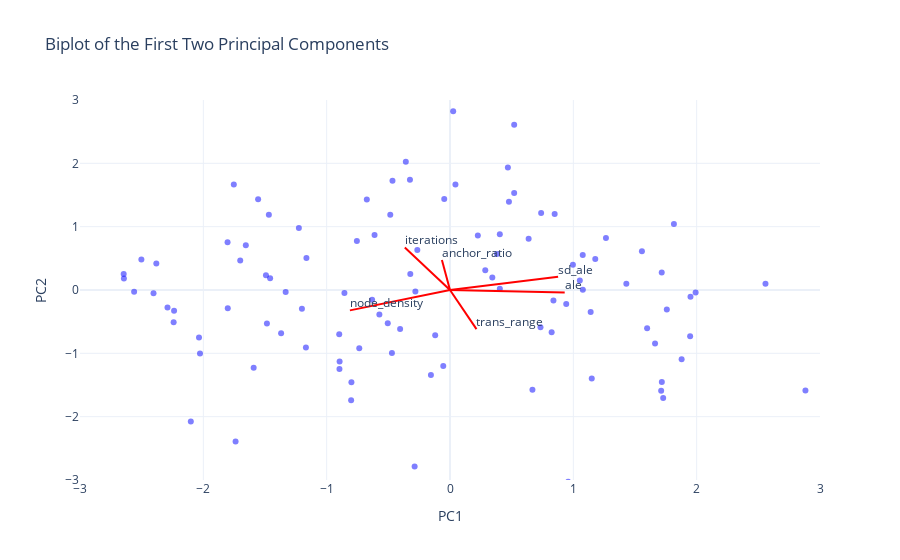

This figure's notebook cell:
### Code cell
# Step 1: Prepare data for PCA
features = df[X_columns]  # Use the relevant columns for PCA
scaler = StandardScaler()
scaled_features = scaler.fit_transform(features)

# Step 2: Perform PCA
pca = PCA(n_components=3)
pca_scores = pca.fit_transform(scaled_features)

# Step 3: Get the loadings
loadings = pca.components_.T * np.sqrt(pca.explained_variance_)

# Step 4: Create an interactive biplot using Plotly
fig = go.Figure()

# Plot the PCA scores (scatter plot of the first two principal components)
fig.add_trace(go.Scatter(
    x=pca_scores[:, 0], y=pca_scores[:, 1],
    mode='markers', marker=dict(color='blue', opacity=0.5),
    name='PCA Scores'
))

# Add the PCA loadings (arrows showing the direction of each feature)
for i, var in enumerate(X_columns):
    fig.add_trace(go.Scatter(
        x=[0, loadings[i, 0]], y=[0, loadings[i, 1]],
        mode='lines+text', line=dict(color='red', width=2),
        text=[None, var], textposition='top right',
        name=f'Loading for {var}'
    ))

# Customize the layout and add labels
fig.update_layout(
    title='Biplot of the First Two Principal Components',
    xaxis_title='PC1', yaxis_title='PC2',
    showlegend=False,
    template='plotly_white',
    xaxis=dict(range=[-3, 3]),
    yaxis=dict(range=[-3, 3]),
)

# Show the plot
fig.show()

### Figure 1 — Plotly figure (JSON) as saved in the notebook; plotly's stock layout.template omitted (floating-point values rounded to 4 significant figures)
{"data": [{"marker": {"color": "blue", "opacity": 0.5}, "mode": "markers", "name": "PCA Scores", "type": "scatter", "x": [-0.755, 0.739, -0.04675, 1.878, 0.8486, 1.95, 2.882, 0.9582, 0.7337, 0.8242, -0.8016, 1.729, 1.149, -1.556, 1.076, 4.234, -0.4046, 1.815, -1.333, 1.598, 1.178, 1.053, 1.947, -1.225, -0.8951, -2.381, -1.168, -0.3247, 0.4041, -1.492, -1.469, 0.02583, -1.655, -1.753, 1.712, -2.646, 4.568, -0.5727, 0.286, -0.7993, 3.061, -0.287, 0.4692, -0.8963, -2.561, -0.322, 0.404, -0.4663, -1.164, 0.343, 0.6377, 1.43, -2.027, -0.7356, -2.644, 3.512, 1.077, 0.6684, 0.4779, -1.738, -0.2807, -0.6746, -1.484, -0.05461, 0.3806, 0.9423, 0.04418, -1.804, -2.291, -1.592, 1.556, -2.502, 3.205, -1.369, -2.035, 1.663, 0.5202, -0.5047, -0.1201, 1.264, -0.8561, -0.4842, -2.237, -0.3582, -1.458, 0.5204, 0.2257, 2.558, 1.758, 1.717, 0.8388, -1.701, -0.1547, -1.802, -2.101, -0.8982, -2.241, -0.2648, -0.6118, -2.404, 0.9965, -0.4708, 1.718, -0.6315, 1.141, 1.992, -1.201], "y": [0.7731, 1.216, 1.437, -1.092, 1.199, -0.1081, -1.587, -3.028, -0.5895, -0.6681, -1.742, -1.706, -1.397, 1.434, 0.5509, -0.1438, -0.6138, 1.041, -0.03173, -0.6045, 0.4885, 0.1483, -0.7291, 0.9808, -1.128, 0.4173, -0.9074, 1.74, 0.02059, 0.234, 1.187, 2.821, 0.7057, 1.668, -1.592, 0.2541, 0.5015, -0.3871, 0.313, -1.457, -0.4465, -2.787, 1.934, -1.247, -0.02684, 0.2522, 0.8805, 1.726, 0.5068, 0.1982, 0.8092, 0.09967, -1.003, -0.9182, 0.1829, 0.7203, 0.005645, -1.577, 1.392, -2.393, -0.02225, 1.429, -0.5292, -1.199, 0.5681, -0.2196, 1.666, 0.7529, -0.2774, -1.228, 0.6129, 0.4831, 0.7026, -0.684, -0.7506, -0.8447, 1.532, -0.5259, -0.7147, 0.8201, -0.04899, 1.188, -0.3277, 2.027, 0.1842, 2.61, 0.8601, 0.09825, -0.3081, 0.2748, -0.1652, 0.4672, -1.343, -0.2887, -2.077, -0.6977, -0.5109, 0.6301, 0.8679, -0.0495, 0.3976, -0.9966, -1.452, -0.1534, -0.346, -0.0396, -0.2971]}, {"line": {"color": "red", "width": 2}, "mode": "lines+text", "name": "Loading for anchor_ratio", "text": [null, "anchor_ratio"], "textposition": "top right", "type": "scatter", "x": [0, -0.06563], "y": [0, 0.4745]}, {"line": {"color": "red", "width": 2}, "mode": "lines+text", "name": "Loading for trans_range", "text": [null, "trans_range"], "textposition": "top right", "type": "scatter", "x": [0, 0.2146], "y": [0, -0.6174]}, {"line": {"color": "red", "width": 2}, "mode": "lines+text", "name": "Loading for node_density", "text": [null, "node_density"], "textposition": "top right", "type": "scatter", "x": [0, -0.8114], "y": [0, -0.322]}, {"line": {"color": "red", "width": 2}, "mode": "lines+text", "name": "Loading for iterations", "text": [null, "iterations"], "textposition": "top right", "type": "scatter", "x": [0, -0.3663], "y": [0, 0.6714]}, {"line": {"color": "red", "width": 2}, "mode": "lines+text", "name": "Loading for ale", "text": [null, "ale"], "textposition": "top right", "type": "scatter", "x": [0, 0.93], "y": [0, -0.03864]}, {"line": {"color": "red", "width": 2}, "mode": "lines+text", "name": "Loading for sd_ale", "text": [null, "sd_ale"], "textposition": "top right", "type": "scatter", "x": [0, 0.8766], "y": [0, 0.2102]}], "layout": {"showlegend": false, "title": {"text": "Biplot of the First Two Principal Components"}, "xaxis": {"range": [-3, 3], "title": {"text": "PC1"}}, "yaxis": {"range": [-3, 3], "title": {"text": "PC2"}}}}
